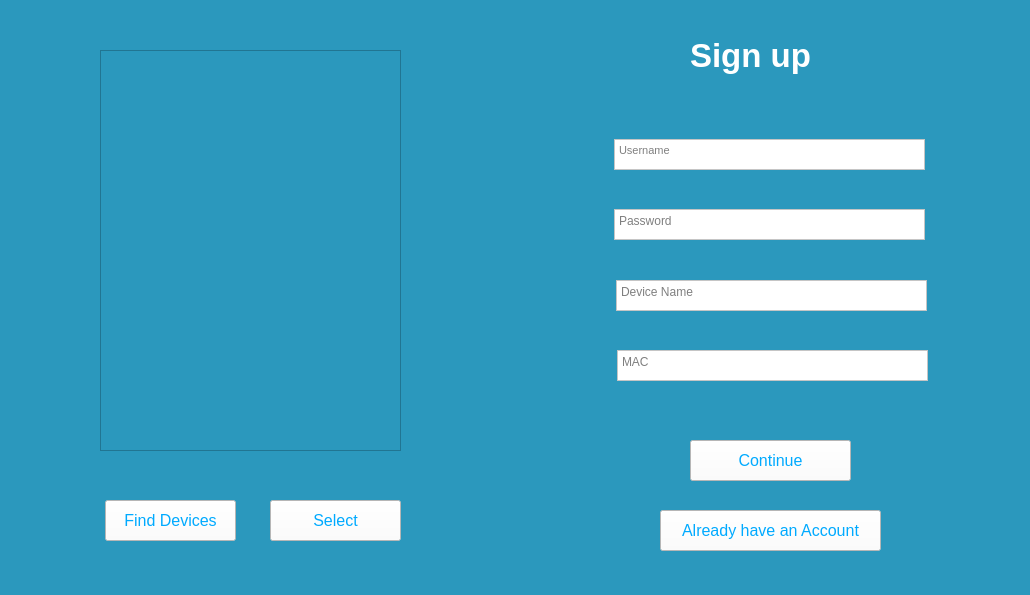
<?xml version="1.0" encoding="UTF-8"?>
<ui version="4.0">
 <class>Form</class>
 <widget class="QWidget" name="Form">
  <property name="geometry">
   <rect>
    <x>0</x>
    <y>0</y>
    <width>1030</width>
    <height>595</height>
   </rect>
  </property>
  <property name="windowTitle">
   <string>Folder Secure</string>
  </property>
  <property name="styleSheet">
   <string notr="true">background-color: rgb(43, 152, 189);</string>
  </property>
  <widget class="QPushButton" name="c_click">
   <property name="geometry">
    <rect>
     <x>690</x>
     <y>440</y>
     <width>161</width>
     <height>41</height>
    </rect>
   </property>
   <property name="font">
    <font>
     <pointsize>12</pointsize>
     <weight>50</weight>
     <bold>false</bold>
    </font>
   </property>
   <property name="styleSheet">
    <string notr="true">background-color: rgb(255, 255, 255);
color: rgb(0, 170, 255);</string>
   </property>
   <property name="text">
    <string>Continue</string>
   </property>
  </widget>
  <widget class="QLabel" name="label">
   <property name="geometry">
    <rect>
     <x>690</x>
     <y>10</y>
     <width>171</width>
     <height>91</height>
    </rect>
   </property>
   <property name="font">
    <font>
     <pointsize>25</pointsize>
     <weight>75</weight>
     <bold>true</bold>
    </font>
   </property>
   <property name="styleSheet">
    <string notr="true">color: rgb(255, 255, 255);</string>
   </property>
   <property name="text">
    <string>Sign up</string>
   </property>
  </widget>
  <widget class="QTextEdit" name="u_name">
   <property name="geometry">
    <rect>
     <x>614</x>
     <y>139</y>
     <width>311</width>
     <height>31</height>
    </rect>
   </property>
   <property name="font">
    <font>
     <pointsize>8</pointsize>
    </font>
   </property>
   <property name="cursor" stdset="0">
    <cursorShape>IBeamCursor</cursorShape>
   </property>
   <property name="styleSheet">
    <string notr="true">background-color: rgb(255, 255, 255);</string>
   </property>
   <property name="tabChangesFocus">
    <bool>true</bool>
   </property>
   <property name="placeholderText">
    <string>Username</string>
   </property>
  </widget>
  <widget class="QTextEdit" name="p_name">
   <property name="geometry">
    <rect>
     <x>614</x>
     <y>209</y>
     <width>311</width>
     <height>31</height>
    </rect>
   </property>
   <property name="cursor" stdset="0">
    <cursorShape>IBeamCursor</cursorShape>
   </property>
   <property name="toolTip">
    <string>Enter your Password</string>
   </property>
   <property name="styleSheet">
    <string notr="true">background-color: rgb(255, 255, 255);</string>
   </property>
   <property name="placeholderText">
    <string>Password</string>
   </property>
  </widget>
  <widget class="QListWidget" name="listWidget">
   <property name="geometry">
    <rect>
     <x>100</x>
     <y>50</y>
     <width>301</width>
     <height>401</height>
    </rect>
   </property>
   <property name="styleSheet">
    <string notr="true">background-color:&quot;white&quot;</string>
   </property>
   <property name="alternatingRowColors">
    <bool>false</bool>
   </property>
  </widget>
  <widget class="QPushButton" name="f_click">
   <property name="geometry">
    <rect>
     <x>105</x>
     <y>500</y>
     <width>131</width>
     <height>41</height>
    </rect>
   </property>
   <property name="font">
    <font>
     <pointsize>12</pointsize>
     <weight>50</weight>
     <bold>false</bold>
    </font>
   </property>
   <property name="styleSheet">
    <string notr="true">background-color: rgb(255, 255, 255);
color: rgb(0, 170, 255);</string>
   </property>
   <property name="text">
    <string>Find Devices</string>
   </property>
  </widget>
  <widget class="QPushButton" name="s_click">
   <property name="geometry">
    <rect>
     <x>270</x>
     <y>500</y>
     <width>131</width>
     <height>41</height>
    </rect>
   </property>
   <property name="font">
    <font>
     <pointsize>12</pointsize>
     <weight>50</weight>
     <bold>false</bold>
    </font>
   </property>
   <property name="styleSheet">
    <string notr="true">background-color: rgb(255, 255, 255);
color: rgb(0, 170, 255);</string>
   </property>
   <property name="text">
    <string>Select</string>
   </property>
  </widget>
  <widget class="QTextEdit" name="d_name">
   <property name="geometry">
    <rect>
     <x>616</x>
     <y>280</y>
     <width>311</width>
     <height>31</height>
    </rect>
   </property>
   <property name="cursor" stdset="0">
    <cursorShape>IBeamCursor</cursorShape>
   </property>
   <property name="toolTip">
    <string>Enter your Password</string>
   </property>
   <property name="styleSheet">
    <string notr="true">background-color: rgb(255, 255, 255);</string>
   </property>
   <property name="undoRedoEnabled">
    <bool>false</bool>
   </property>
   <property name="readOnly">
    <bool>true</bool>
   </property>
   <property name="placeholderText">
    <string>Device Name</string>
   </property>
  </widget>
  <widget class="QTextEdit" name="m_name">
   <property name="geometry">
    <rect>
     <x>617</x>
     <y>350</y>
     <width>311</width>
     <height>31</height>
    </rect>
   </property>
   <property name="cursor" stdset="0">
    <cursorShape>IBeamCursor</cursorShape>
   </property>
   <property name="toolTip">
    <string>Enter your Password</string>
   </property>
   <property name="styleSheet">
    <string notr="true">background-color: rgb(255, 255, 255);</string>
   </property>
   <property name="undoRedoEnabled">
    <bool>false</bool>
   </property>
   <property name="readOnly">
    <bool>true</bool>
   </property>
   <property name="placeholderText">
    <string>MAC</string>
   </property>
  </widget>
  <widget class="QPushButton" name="a_click">
   <property name="geometry">
    <rect>
     <x>660</x>
     <y>510</y>
     <width>221</width>
     <height>41</height>
    </rect>
   </property>
   <property name="font">
    <font>
     <pointsize>12</pointsize>
     <weight>50</weight>
     <bold>false</bold>
    </font>
   </property>
   <property name="styleSheet">
    <string notr="true">background-color: rgb(255, 255, 255);
color: rgb(0, 170, 255);</string>
   </property>
   <property name="text">
    <string>Already have an Account</string>
   </property>
  </widget>
 </widget>
 <resources>
  <include location="arrow.qrc"/>
 </resources>
 <connections/>
</ui>
